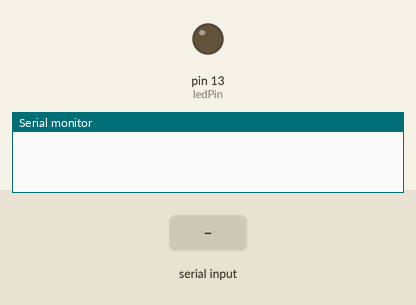
Simulated run of this sketch. Board: Arduino Uno, built with avr-gcc and run on an emulated ATmega328P. Parts: output pins drawn as LEDs (lit = HIGH), the last lines printed to the serial monitor. The test bench sets the inputs (shaded band).

Above: at 1.2 s.
1.3 s: "1" received over Serial
At 1.9 s:
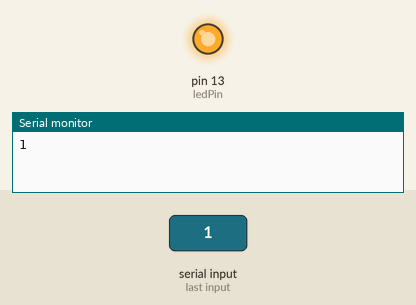
4.3 s: "0" received over Serial
At 5.4 s:
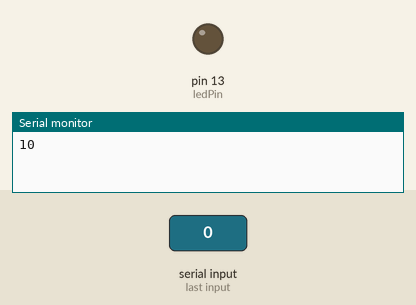
Timing chart, 0 to 7.3 s (numbered marks = the images above; inputs shaded):
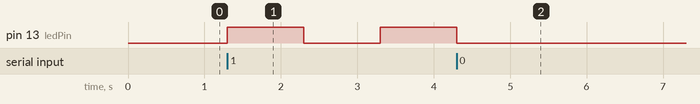

The sketch:

blink.ino
```cpp
/*
 * note: output
 * Emily Wang
 * 7.15.19
 */

int ledPin = 13;
long lastTriggeredTime;
int onTime;
int offTime;
boolean ledBlink;

void setup() {
  // put your setup code here, to run once:
  pinMode(ledPin, OUTPUT);

  Serial.begin(9600);
  lastTriggeredTime = millis();
  onTime = 1000;
  offTime = 1000;
}

void loop() {
  if (Serial.available()) {
    char incomingData = Serial.read();
    Serial.print(incomingData);
    if (incomingData == '1') {
      ledBlink = true;
    } else if (incomingData == '0') {
      ledBlink = false;
    }
  }

  if (ledBlink) {
    blinkLED();
  } else {
    turnOffLED();
  }
}

void blinkLED() {
  if (millis() < lastTriggeredTime + onTime) {
    digitalWrite(ledPin, HIGH);
  } else if (millis() < lastTriggeredTime + offTime + onTime) {
    digitalWrite(ledPin, LOW);
  } else {
    lastTriggeredTime = millis();
  }
}

void turnOffLED() {
  digitalWrite(ledPin, LOW);
  lastTriggeredTime = millis();
}
```

Measured:
- after the input at 1.3 s, pin 13 (ledPin): LOW → HIGH at once, → LOW 1.0 s later, → HIGH 1.0 s later
- after the input at 4.3 s, pin 13 (ledPin): goes on until 4.3 s, then stays LOW
